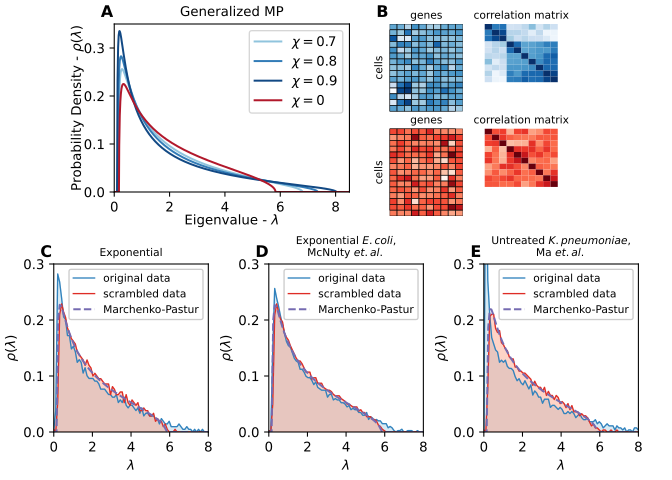

The Python source for this figure:
import src.analysis_functions as af
import src.data_functions as df
import matplotlib.pyplot as plt
import seaborn as sns
from scipy.cluster.hierarchy import linkage, leaves_list
from sklearn.datasets import make_spd_matrix
from figure_functions import PanelFigure
import numpy as np
import os
import importlib

importlib.reload(af)
importlib.reload(df)
# ------------------------------------------------------------------
# BUILD FIGURE
# ------------------------------------------------------------------
def get_data_for_plot(path, norm=True, log=False, norm_method='sum', norm_sum=1):
    # get annotated matrix from file
    amat = df.read_from_csv(path)
    # calculate the eigenvalues and plot:
    # remove tracker genes from the matrix
    t_genes = ['16s_mature', '16s_unprocessed']
    # amat.reset_filters()
    index = [np.where(amat.var_names == val)[0][0] for val in t_genes if val in amat.var_names]
    # filter the genes
    amat.filtered_var[np.array(index).astype(int)] = False
    m = amat.get_filtered_matrix().m
    pcs, pcs1 = af.get_eig_dist(m, norm=norm, log=log, norm_method=norm_method, norm_sum=norm_sum)
    return pcs, pcs1, m.shape[0]


def plot_eigvals(ax, pcs, pcs1, N, x_max, y_max, n_bins, x_label=True, y_label=True):
    # plot the eigenvalue distribution of the normalized filtered matrix
    # define limits and bin number
    P = len(pcs)
    scale = 1  # scale factor for the Marchenko-Pastur distribution
    edges = np.linspace(-0.1, x_max, num=n_bins)

    # remove zeros in pcs and pcs1
    # if alpha>1 adjust the scale factor to match theoretical results
    if P / N > 1:
        scale = N / P
        pcs = pcs[pcs != 0]
        pcs1 = pcs1[pcs1 != 0]

    # first plot
    counts, bins = np.histogram(pcs, bins=edges, density=True)
    ax.plot(bins[1:], scale * counts, color='#3182bd', linewidth=1, label='original data')
    ax.fill_between(bins[1:], scale * counts, 0, color='#9ecae1', alpha=.4)
    # second plot
    counts, bins = np.histogram(pcs1, bins=edges, density=True)
    ax.plot(bins[1:], scale * counts, color='#de2d26', linewidth=1, label='scrambled data')
    ax.fill_between(bins[1:], scale * counts, 0, color='#fc9272', alpha=.4)
    # plot analytical Marchenko-Pastur distribution
    x = np.linspace(-0.1, x_max, 100)
    y = [af.mp_distribution(val, P / N) for val in x]
    ax.plot(x, y, color='#756bb1', linestyle='dashed', label='Marchenko-Pastur')
    # labels and limits
    if x_label:
        ax.set_xlabel("$\lambda$", fontsize=fsize)
    if y_label:
        ax.set_ylabel(r"$\rho(\lambda)$", fontsize=fsize)
    ax.set_ylim(0, y_max)
    ax.set_xlim(0, x_max)
    # set x_ticks with difference of 2
    ax.set_xticks(np.arange(0, (x_max // 2) * 2 + 2, 2))
    # set y_ticks with difference of 0.1
    ax.set_yticks(np.arange(0, (y_max // 0.1) * 0.1 + 0.1, 0.1))
    ax.legend(facecolor='white', framealpha=1, fontsize=fsize-2, loc='upper right')
    # set the font size of the ticks
    ax.tick_params(axis='both', which='major', labelsize=fsize)

def panel_A(ax):
    files = ['model_alpha2_sigma07.txt', 'model_alpha2_sigma08.txt',
             'model_alpha2_sigma09.txt','model_alpha2_sigma0.txt']
    labels = ['$\chi=0.7$', '$\chi=0.8$', '$\chi=0.9$','$\chi=0$']
    # Get the colormap
    cmap = plt.cm.RdBu  # Choose your colormap

    # Get 4 evenly spaced colors from the colormap
    colors = [cmap(i) for i in [0.7, 0.85, 0.95, 0.1]]
    for i, file in enumerate(files):
        data = np.loadtxt(os.path.join(root_dir,'model fit', file))
        ax.plot(data[:, 0], data[:, 1], label=labels[i], color=colors[i], linewidth=1.5)
    ax.set_xlabel(r'Eigenvalue - $\lambda$', fontsize=fsize, labelpad=0)
    ax.set_ylabel(r'Probability Density - $\rho(\lambda)$', fontsize=fsize, labelpad=0)
    ax.set_xlim(0, 8.5)
    ax.set_ylim(0, 0.35)
    ax.set_xticks([0, 2, 4, 6, 8])
    ax.set_yticks([0, 0.1, 0.2, 0.3])
    # set the font size of the ticks
    ax.tick_params(axis='both', which='major', labelsize=fsize)
    ax.set_title('Generalized MP', fontsize=fsize)
    ax.legend(fontsize=fsize)


def panel_B(axes):
    # Step 1: Generate a correlated matrix
    np.random.seed(42)
    n_samples = 15
    n_features = 10

    # Create a random positive semi-definite covariance matrix
    cov_matrix = make_spd_matrix(n_features, random_state=42)

    # Generate multivariate Gaussian data with this covariance
    data = np.random.multivariate_normal(mean=np.zeros(n_features), cov=cov_matrix, size=n_samples)
    # cluster the data
    linkage_matrix = linkage(data.T, method='average')
    ordered_cols = leaves_list(linkage_matrix)
    # reorder the data
    data = data[:, ordered_cols]
    # Step 2: Compute correlation matrix of the features (columns)
    corr_matrix = np.corrcoef(data, rowvar=False)
    # Step 3: Cluster the columns based on correlation
    linkage_matrix = linkage(corr_matrix, method='average')
    ordered_cols = leaves_list(linkage_matrix)
    reordered_corr = corr_matrix[ordered_cols][:, ordered_cols]
    background = np.full((data.shape), -np.inf)
    background[:n_features, :] = reordered_corr
    # Step 4: Plot
    sns.heatmap(data, linewidths=.5, linecolor='black', ax=axes[0, 0], cmap='Blues', center=0, cbar=False)
    sns.heatmap(background, ax=axes[0, 1], cmap='Blues', center=0, cbar=False, vmin=-1, vmax=1)
    # generate scrambled data
    scrambled_data = data.copy()
    # scramble the data
    for i in range(n_features):
        np.random.shuffle(scrambled_data[:, i])
    scrambled_corr = np.corrcoef(scrambled_data, rowvar=False)
    # Step 3: Cluster the columns based on correlation
    linkage_matrix = linkage(scrambled_corr, method='average')
    ordered_cols = leaves_list(linkage_matrix)
    scrambled_data = scrambled_data[:, ordered_cols]
    sns.heatmap(scrambled_data, linewidths=.5, linecolor='black', ax=axes[1, 0], cmap='Reds', center=0, cbar=False)
    reordered_corr = scrambled_corr[ordered_cols][:, ordered_cols]
    scrambled_background = np.full((data.shape), -np.inf)
    scrambled_background[:n_features, :] = reordered_corr
    # plot
    sns.heatmap(scrambled_background, ax=axes[1, 1], cmap='Reds', center=0, cbar=False, vmin=-1, vmax=1)
    for i in range(axes.shape[0]):
        for j in range(axes.shape[1]):
            axes[i, j].set_xticks([])
            axes[i, j].set_yticks([])
            if j == 0:
                axes[i, j].set_ylabel('cells', fontsize=fsize-2)
                axes[i, j].set_xlabel('genes', fontsize=fsize-2)
                axes[i, j].xaxis.set_label_position('top')
            else:
                axes[i, j].set_xlabel('correlation matrix', fontsize=fsize-2)
                axes[i, j].xaxis.set_label_position('top')


def panel_C(ax):
    nbins = 81
    x_max = 8
    y_max = 0.3

    # plot individual distributions
    norm = True
    log = False
    norm_method = 'sum'
    norm_sum = 1
    # set style to default
    plt.style.use('default')
    plt.rcParams.update({'font.size': fsize})
    # create grid of experimental results
    # subplot 1
    # get annotated matrix from file
    file_name = ('sample_2b_filtered.csv')
    path = os.path.join(root_dir,'filtered_data', file_name)
    pcs, pcs1, N = get_data_for_plot(path, norm=norm, log=log, norm_method=norm_method, norm_sum=norm_sum)
    ax.set_title('Exponential', fontsize=fsize-2)
    plot_eigvals(ax,pcs, pcs1, N, x_max, y_max, nbins)


def panel_D(ax):
    nbins = 81
    x_max = 8
    y_max = 0.3
    norm = True
    log = False
    norm_method = 'sum'
    norm_sum = 1
    # set style to default
    plt.style.use('default')
    plt.rcParams.update({'font.size': fsize})
    # get annotated matrix from file
    file_name = ('adam_matrix_filtered.csv')
    path = os.path.join(root_dir,'filtered_data', file_name)
    ax.set_title(r'Exponential $\mathit{E. coli}$,'
                 "\n"
                 r'McNulty $\mathit{et. al.}$', fontsize=fsize-2)
    pcs, pcs1, N = get_data_for_plot(path, norm=norm, log=log, norm_method=norm_method, norm_sum=norm_sum)
    plot_eigvals(ax, pcs, pcs1, N, x_max, y_max, nbins)


def panel_E(ax):
    nbins = 81
    x_max = 8
    y_max = 0.3
    norm = True
    log = False
    norm_method = 'sum'
    norm_sum = 1
    # set style to default
    plt.style.use('default')
    plt.rcParams.update({'font.size': fsize})
    # get annotated matrix from file
    file_name = ('deb_KP_CDS_untreated.csv')
    path = os.path.join(root_dir, 'filtered_data', file_name)
    ax.set_title(r'Untreated $\mathit{K. pneumoniae}$,'
                 '\n'
                 r'Ma $\mathit{et. al.}$', fontsize=fsize-2)
    pcs, pcs1, N = get_data_for_plot(path, norm=norm, log=log, norm_method=norm_method, norm_sum=norm_sum)
    plot_eigvals(ax, pcs, pcs1, N, x_max, y_max, nbins)

###
# Build figure 1:
fsize = 10
plt.close("all")
root_dir = os.path.dirname(os.path.dirname(os.getcwd()))
pf = PanelFigure(figsize=(7, 5), label_offset=(-0.02, 0.04))
panel_pos = [
    [0.17, 0.6, 0.35, 0.35],  # A
    [0.58, 0.55, 0.25, 0.4],  # B
    [0.08, 0.1, 0.23, 0.35],  # C
    [0.4, 0.1, 0.23, 0.35],  # D
    [0.72, 0.1, 0.23, 0.35],  # E
]
# panel A:
pf.add_panel(panel_pos[0], draw_func=panel_A)
# panel B:
axes_panel_B = pf.add_grid_panel(panel_pos[1], 2, 2,
                  sharex=True, sharey=True,
                  wspace=0.3, hspace=0.2)
panel_B(axes_panel_B)
# panel C:
pf.add_panel(panel_pos[2], draw_func=panel_C, label="C")
# panel D:
pf.add_panel(panel_pos[3], draw_func=panel_D, label="D")
# panel E:
pf.add_panel(panel_pos[4], draw_func=panel_E, label="E")
pf.save("figure2.svg", dpi=300)
plt.show()
